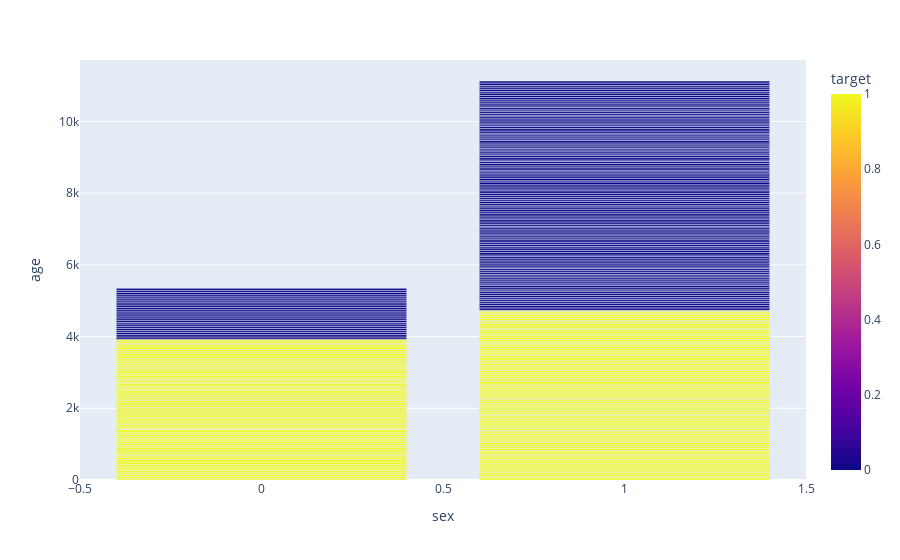

This figure's notebook cell:
### Code cell
fig=px.bar(heart,x='sex',y='age',color='target')
fig

### Figure 1 — Plotly figure (JSON) as saved in the notebook; plotly's stock layout.template omitted (floating-point values rounded to 4 significant figures; data arrays with more than 128 entries replaced by an {"elided": "..."} marker saying what was removed)
{"data": [{"alignmentgroup": "True", "hovertemplate": "sex=%{x}<br>age=%{y}<br>target=%{marker.color}<extra></extra>", "legendgroup": "", "marker": {"color": {"elided": "303 int values"}, "coloraxis": "coloraxis"}, "name": "", "offsetgroup": "", "orientation": "v", "showlegend": false, "textposition": "auto", "type": "bar", "x": {"elided": "303 int values"}, "xaxis": "x", "y": {"elided": "303 int values"}, "yaxis": "y"}], "layout": {"barmode": "relative", "coloraxis": {"colorbar": {"title": {"text": "target"}}, "colorscale": [[0, "#0d0887"], [0.1111, "#46039f"], [0.2222, "#7201a8"], [0.3333, "#9c179e"], [0.4444, "#bd3786"], [0.5556, "#d8576b"], [0.6667, "#ed7953"], [0.7778, "#fb9f3a"], [0.8889, "#fdca26"], [1, "#f0f921"]]}, "legend": {"tracegroupgap": 0}, "margin": {"t": 60}, "xaxis": {"anchor": "y", "domain": [0, 1], "title": {"text": "sex"}}, "yaxis": {"anchor": "x", "domain": [0, 1], "title": {"text": "age"}}}}
